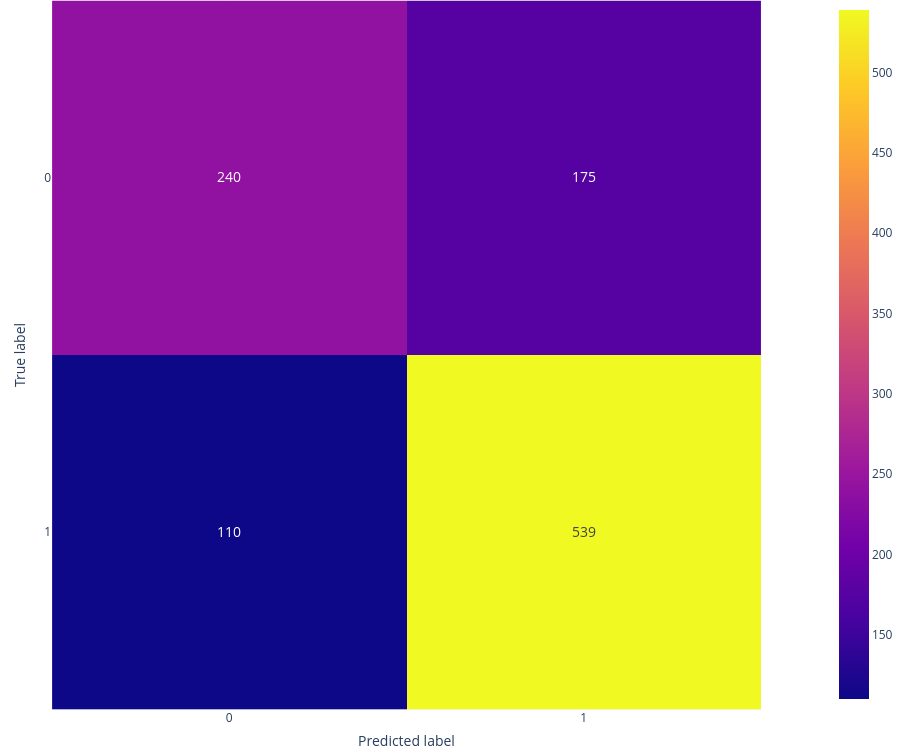

Source (notebook cell):
### Code cell
classifier =  LogisticRegression(solver='liblinear', penalty='l2', max_iter = 100, random_state = seed, C=0.01)
confusion(classifier, wine_X_tr, wine_y_tr, wine_X_val, wine_y_val)
disp = RocCurveDisplay.from_estimator(classifier, wine_X_val, wine_y_val)

### Figure 1 — Plotly figure (JSON) as saved in the notebook; plotly's stock layout.template omitted (floating-point values rounded to 4 significant figures)
{"data": [{"coloraxis": "coloraxis", "hovertemplate": "x: %{x}<br>y: %{y}<br>color: %{z}<extra></extra>", "name": "0", "textfont": {"size": 14}, "texttemplate": "%{z}", "type": "heatmap", "xaxis": "x", "yaxis": "y", "z": [[240, 175], [110, 539]]}], "layout": {"coloraxis": {"colorscale": [[0, "#0d0887"], [0.1111, "#46039f"], [0.2222, "#7201a8"], [0.3333, "#9c179e"], [0.4444, "#bd3786"], [0.5556, "#d8576b"], [0.6667, "#ed7953"], [0.7778, "#fb9f3a"], [0.8889, "#fdca26"], [1, "#f0f921"]]}, "height": 750, "margin": {"b": 0, "l": 0, "r": 0, "t": 0}, "width": 900, "xaxis": {"anchor": "y", "constrain": "domain", "domain": [0, 1], "dtick": 1, "scaleanchor": "y", "tickmode": "linear", "title": {"text": "Predicted label"}}, "yaxis": {"anchor": "x", "autorange": "reversed", "constrain": "domain", "domain": [0, 1], "dtick": 1, "tickmode": "linear", "title": {"text": "True label"}}}}
